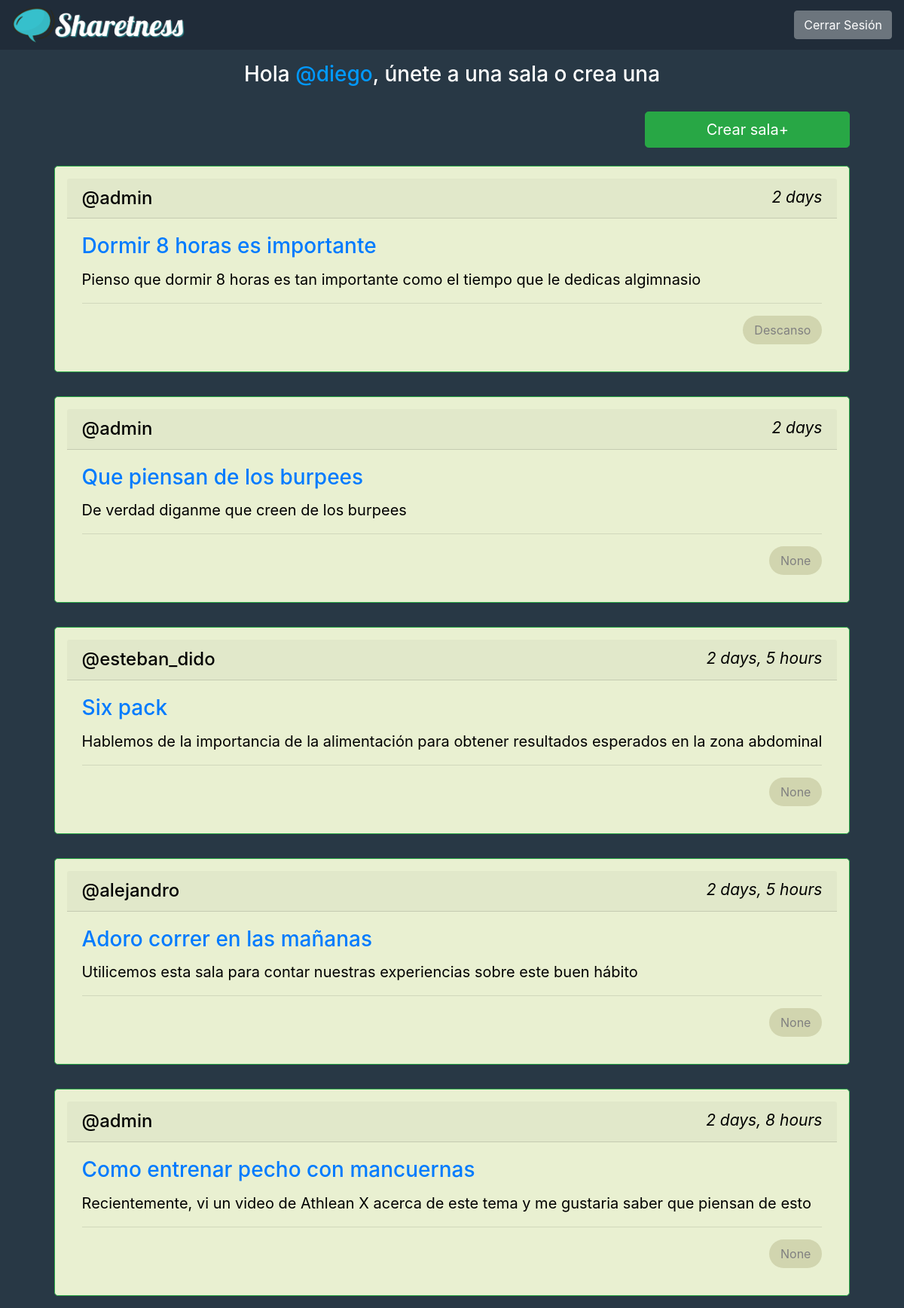
Screenshot of / (signed in) with the database file from the repository.
### forum/models.py (models this page shows, shortened)
class Room(models.Model):
    host = models.ForeignKey(User, on_delete=models.SET_NULL, null=True)
    topic = models.ForeignKey(Topic, on_delete=models.SET_NULL, null=True)
    name = models.CharField(max_length=200)
    description =models.TextField(null=True, blank=True)
    update = models.DateTimeField(auto_now=True)
    created = models.DateTimeField(auto_now_add=True)
    class Meta:
        ordering = ['-update', '-created']

class Topic(models.Model):
    name = models.CharField(max_length=200)
    def __str__(self):
        return self.name

### forum/views.py (the view)
# urls.py: path('', views.home, name="home"),
def home(request):
    rooms = Room.objects.all()
    context = {'rooms': rooms}
    return render(request, 'forum/home.html', context)

### forum/templates/forum/home.html
{% extends 'main.html' %}
{% block content %}
    {% if request.user.is_authenticated %}
        <h3 style="color:white" class="text-center mt-3">
            Hola <span style="color:#09f">@{{ user }}</span>, únete a una sala o crea una
        </h3>
    {% endif %}
    <div class=" d-flex flex-column justify-content-center align-items-center">
        {% include 'forum/feed_component.html' %}
    </div>
{% endblock content %}

### forum/templates/forum/feed_component.html (shortened to what this page needs)
<div class="room-container d-flex flex-column">
    <a href={% url 'create-room' %} class="h4 btn btn-success btn-lg create__button w-25 align-self-end mt-4 mb-2">Crear sala+</a>
    {% for room in rooms %}
    <div class="card room__box border border-success m-3 rounded-lg p-3">
        <h4 class="card-header">
            <span style="color:black">@{{ room.host.username }}</span>
            <small style="color:black" class="font-italic">{{ room.created|timesince }}</small>
        </h4>
        <div class="card-body">
            <h3 class="card-title"><a href="/room/{{room.id}}">{{ room.name }}</a></h3>
            <p class="card-text" style="color:black; font-size:20px">{{ room.description }}</p>
        <hr>
        <div class="d-flex">
            <div class="room__topic ml-auto align-self-center">{{ room.topic }}</div>
        </div>
        </div>
    </div>
    {% endfor %}
</div>

### static/styles/main.css (style rules this page uses)
body { background-color: #283845; color: white; }
.create__button { margin: 16px }
.room__box { background-color: #E9F0D1; }
.card-header { display: flex; justify-content: space-between; }
.room__topic { background-color: #D1D5AF; padding: 7px 15px; border-radius: 20px; color: gray; }

### rows the page displays
Room: host.username "admin", created "2 days", name "Dormir 8 horas es importante", description "Pienso que dormir 8 horas es tan importante como el tiempo que le dedicas algimnasio", topic "Descanso"
Room: host.username "admin", created "2 days", name "Que piensan de los burpees", description "De verdad diganme que creen de los burpees", topic "None"
Room: host.username "esteban_dido", created "2 days, 5 hours", name "Six pack", description "Hablemos de la importancia de la alimentación para obtener resultados esperados en la zona abdominal", topic "None"
Room: host.username "alejandro", created "2 days, 5 hours", name "Adoro correr en las mañanas", description "Utilicemos esta sala para contar nuestras experiencias sobre este buen hábito", topic "None"
Room: host.username "admin", created "2 days, 8 hours", name "Como entrenar pecho con mancuernas", description "Recientemente, vi un video de Athlean X acerca de este tema y me gustaria saber que piensan de esto", topic "None"

### other values shown
{{ user }} "diego"
